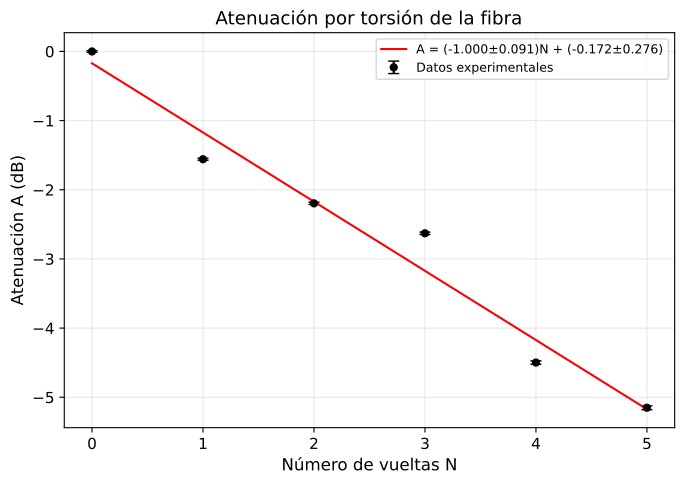

Write Python code to recreate this figure.
import os
import tempfile
import numpy as np
from pathlib import Path

os.environ.setdefault("MPLBACKEND", "Agg")
os.environ.setdefault("MPLCONFIGDIR", str(Path(tempfile.gettempdir()) / "mplconfig"))
os.environ.setdefault("XDG_CACHE_HOME", str(Path(tempfile.gettempdir()) / "xdg_cache"))

import matplotlib.pyplot as plt

plt.rcParams.update({
    "font.size": 11,
    "axes.labelsize": 12,
    "figure.figsize": (7, 5),
    "axes.grid": True,
    "grid.alpha": 0.3,
})

# Datos experimentales: torsion de la fibra
n = np.array([0, 1, 2, 3, 4, 5], dtype=float)
V = np.array([2.62, 1.83, 1.58, 1.43, 0.93, 0.80], dtype=float)
dV = 0.005  # V, tipo B (resolucion/2 para lecturas con dos decimales)

V0 = V[0]
A = 10.0 * np.log10(V / V0)
dA = (10.0 / np.log(10.0)) * np.sqrt((dV / V) ** 2 + (dV / V0) ** 2)

# Ajuste lineal A = m*n + b
coef, cov = np.polyfit(n, A, 1, cov=True)
m, b = coef
m_err, b_err = np.sqrt(np.diag(cov))

x_fit = np.linspace(n.min(), n.max(), 200)
y_fit = m * x_fit + b

fig, ax = plt.subplots()
ax.errorbar(
    n,
    A,
    yerr=dA,
    fmt="o",
    color="black",
    capsize=4,
    markersize=5,
    label="Datos experimentales",
)
ax.plot(
    x_fit,
    y_fit,
    "r-",
    linewidth=1.5,
    label=rf"A = ({m:.3f}±{m_err:.3f})N + ({b:.3f}±{b_err:.3f})",
)
ax.set_xlabel("Número de vueltas N")
ax.set_ylabel("Atenuación A (dB)")
ax.set_title("Atenuación por torsión de la fibra")
ax.legend(fontsize=9)

plt.tight_layout()
out = Path(__file__).resolve().parent / "figura_1.pdf"
plt.savefig(out, dpi=150, bbox_inches="tight")
